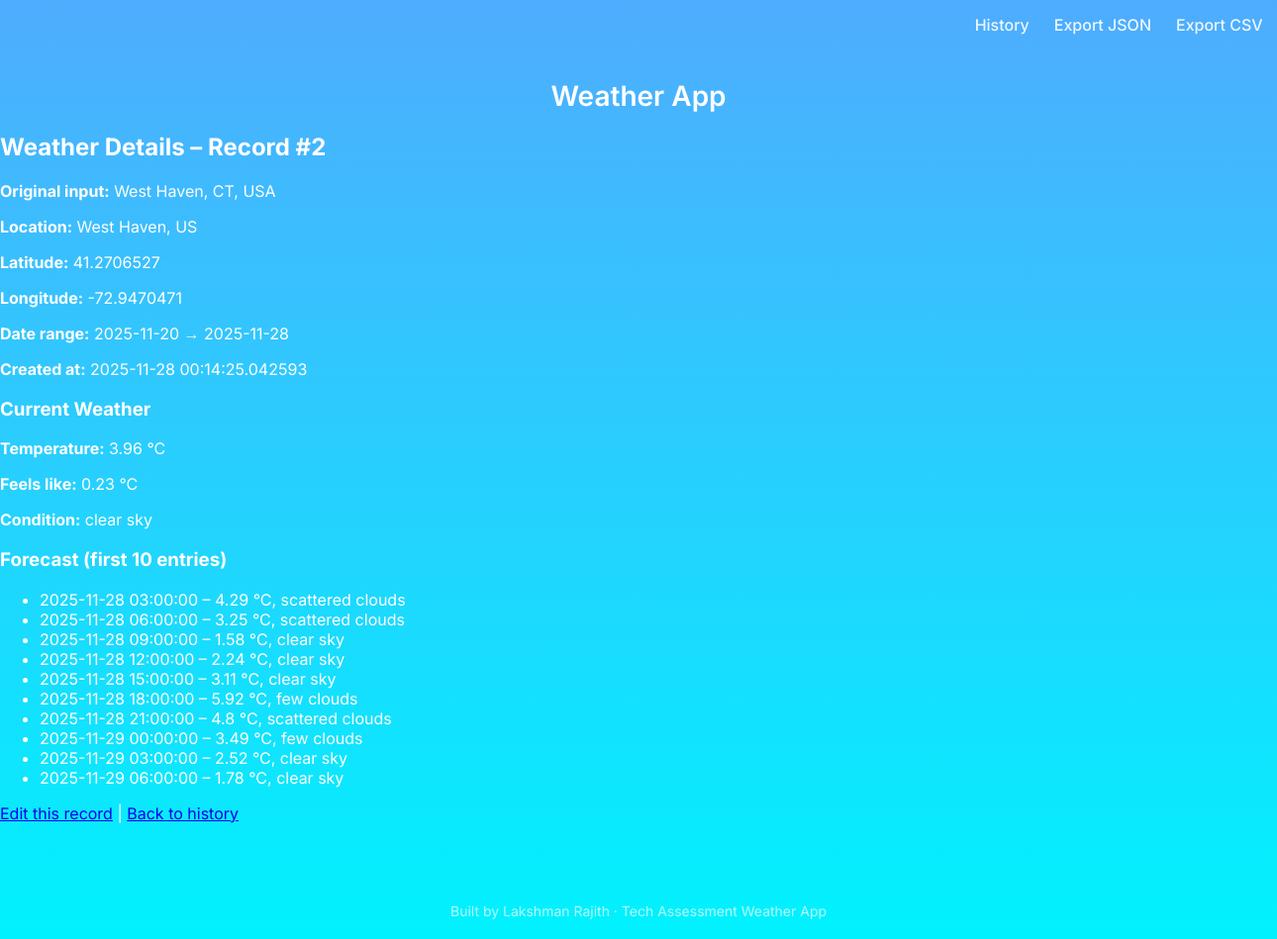
Screenshot of /history/2 with the database file from the repository.
### app.py (models this page shows, shortened)
class WeatherQuery(db.Model):
    __tablename__ = "weather_queries"
    id = db.Column(db.Integer, primary_key=True)
    user_input = db.Column(db.String(255), nullable=False)
    normalized_name = db.Column(db.String(255))
    lat = db.Column(db.Float)
    lon = db.Column(db.Float)
    start_date = db.Column(db.Date)
    end_date = db.Column(db.Date)
    created_at = db.Column(db.DateTime, default=datetime.utcnow)
    current_weather_json = db.Column(db.Text)
    forecast_json = db.Column(db.Text)

### app.py (the view)
@app.route("/history/<int:query_id>")
def detail(query_id):
    q = WeatherQuery.query.get_or_404(query_id)
    return render_template(
        "detail.html",
        query=q,
        weather=json.loads(q.current_weather_json) if q.current_weather_json else None,
        forecast=json.loads(q.forecast_json) if q.forecast_json else None,
    )

### templates/detail.html
{% extends "base.html" %}
{% block content %}
<h2>Weather Details – Record #{{ query.id }}</h2>
<section class="card">
  <p><strong>Original input:</strong> {{ query.user_input }}</p>
  <p><strong>Location:</strong> {{ query.normalized_name or "-" }}</p>
  <p><strong>Latitude:</strong> {{ query.lat }}</p>
  <p><strong>Longitude:</strong> {{ query.lon }}</p>
  <p><strong>Date range:</strong>
    {{ query.start_date or "-" }} → {{ query.end_date or "-" }}</p>
  <p><strong>Created at:</strong> {{ query.created_at }}</p>
</section>
{% if weather %}
<section class="card">
  <h3>Current Weather</h3>
  <p><strong>Temperature:</strong> {{ weather.main.temp }} °C</p>
  <p><strong>Feels like:</strong> {{ weather.main.feels_like }} °C</p>
  <p><strong>Condition:</strong> {{ weather.weather[0].description }}</p>
</section>
{% endif %}
{% if forecast %}
<section class="card">
  <h3>Forecast (first 10 entries)</h3>
  <ul class="forecast-list">
    {% for item in forecast.list[:10] %}
      <li>
        {{ item.dt_txt }} – {{ item.main.temp }} °C,
        {{ item.weather[0].description }}
      </li>
    {% endfor %}
  </ul>
</section>
{% endif %}
<p>
  <a href="{{ url_for('edit', query_id=query.id) }}">Edit this record</a> |
  <a href="{{ url_for('history') }}">Back to history</a>
</p>
{% endblock %}

### statics/style.css (style rules this page uses)
body { margin: 0; font-family: system-ui, -apple-system, BlinkMacSystemFont, "Segoe UI", sans-serif; background: linear-gradient(145deg, #3b82f6, #22c1c3); min-height: 100vh; color: #0f172a; }

### templates/base.html (style rules this page uses)
body { margin: 0; font-family: "Inter", sans-serif; background: linear-gradient(180deg, #4facfe, #00f2fe); color: white; min-height: 100vh; }

### rows the page displays
WeatherQuery: id "2", user_input "West Haven, CT, USA", normalized_name "West Haven, US", lat "41.2706527", lon "-72.9470471", start_date "2025-11-20", end_date "2025-11-28", created_at "2025-11-28 00:14:25.042593"

### other values shown
{{ weather.main.temp }} "3.96"
{{ weather.main.feels_like }} "0.23"
{{ weather.weather[0].description }} "clear sky"
{{ item.dt_txt }} "2025-11-28 03:00:00" "2025-11-28 06:00:00" "2025-11-28 09:00:00" "2025-11-28 12:00:00" "2025-11-28 15:00:00" "2025-11-28 18:00:00" "2025-11-28 21:00:00" "2025-11-29 00:00:00" "2025-11-29 03:00:00" "2025-11-29 06:00:00"
{{ item.main.temp }} "4.29" "3.25" "1.58" "2.24" "3.11" "5.92" "4.8" "3.49" "2.52" "1.78"
{{ item.weather[0].description }} "scattered clouds" "scattered clouds" "clear sky" "clear sky" "clear sky" "few clouds" "scattered clouds" "few clouds" "clear sky" "clear sky"
